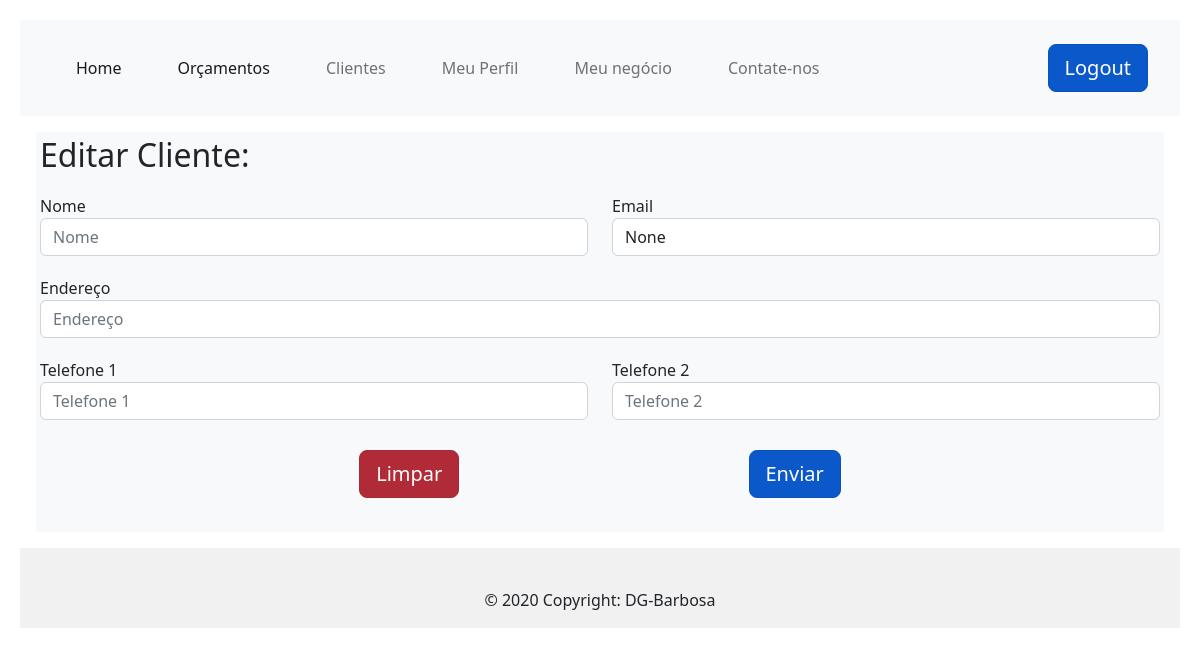
Before: /edit/1 (signed in) with the older database file.
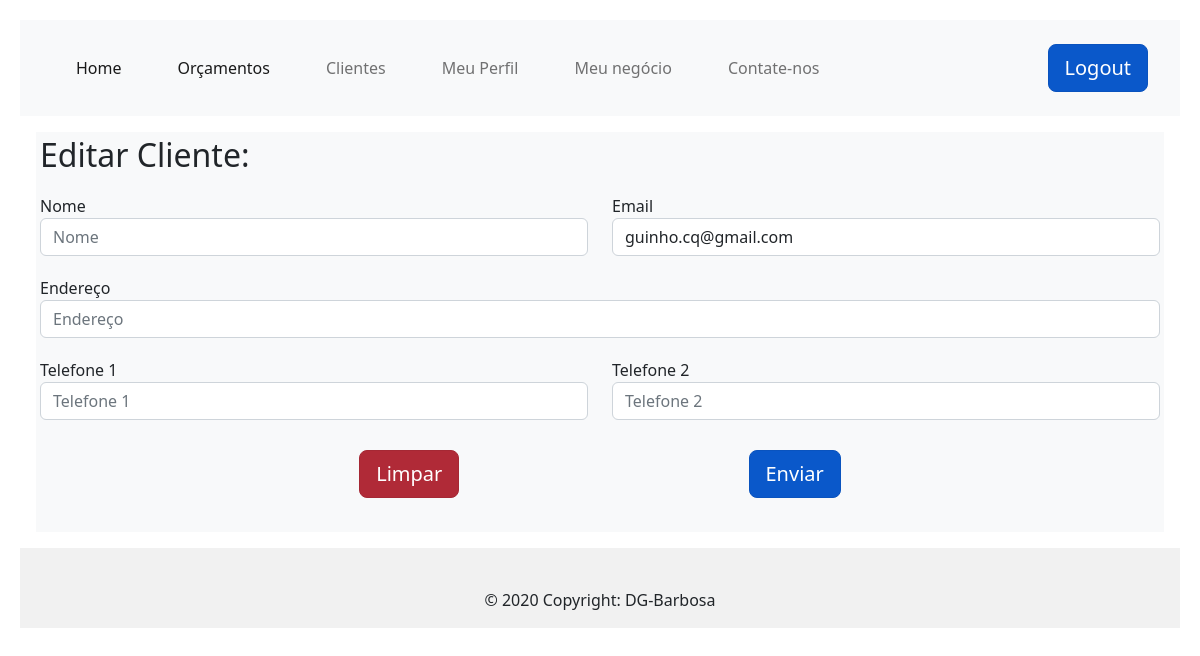
After: the same page with the newer database file.
### app/models/tables.py (models this page shows, shortened)
class Clients(db.Model):
    _tablename__ = "clients"
    id = db.Column(db.Integer, primary_key=True, autoincrement=True)
    name = db.Column(db.String(150))
    email = db.Column(db.String, unique=True)
    address = db.Column(db.String)
    phone = db.Column(db.String)
    phone2 = db.Column(db.String)

### app/controllers/default.py (the view, shortened to what this page needs)
@app.route("/edit/<int:id>", methods=['GET','POST'])
def edit(id):
    client = Clients.query.get(id)
    return render_template("editClient.html", client=client,
    title="Editar Cliente")

### app/controllers/default.py (called while the page is built)
@lm.user_loader
def load_user(id):
    return User.query.filter_by(id=id).first()

### app/models/tables.py (called while the page is built)
    @property
    def is_authenticated(self):
        return True

### app/templates/editClient.html
{% extends "base.html" %}
{% block conteudo %}
<div class="position-relative overflow-hidden p-3 p-md-1 m-md-3 bg-light">
    <h2>Editar Cliente: {{ client.nome }}</h2>
    <form action="/edit/{{ client.id }}" method="POST">
        <div class=" row" style="margin-top: 20px; margin-bottom: 0px">
            <div class="col">
                <label for="">Nome</label>
                <input type="text" id="nome" name="nome" class="form-control" placeholder="Nome" value="{{ client.nome }}">
            </div>
            <div class="col">
                <label for="">Email</label>
                <input type="text" name="email" id="email" class="form-control" placeholder="exemplo@email.com" value="{{ client.email }}">
            </div>
        </div>
        <div class="row" style="margin-top: 20px;">
            <div class="col">
                <label for="">Endereço</label>
                <input type="text" class="form-control" id="endereco" name="endereco" placeholder="Endereço" value="{{ client.endereco }}">
            </div>
        </div>
        <div class="row" style="margin-top: 20px;">
            <div class="col">
                <label for="">Telefone 1</label>
                <input type="tel" class="form-control" placeholder="Telefone 1" id="telefone" name="telefone" value="{{ client.telefone }}">
            </div>
            <div class="col">
                <label for="">Telefone 2</label>
                <input type="tel" class="form-control" placeholder="Telefone 2" id="telefone2" name="telefone2" value="{{ client.telefone2 }}">
            </div>
        </div>
        <div class="buttons" style="display: flex; justify-content: space-evenly; margin: 30px;">
            <input type="reset" class="btn btn-danger btn-lg active" name="limpar" value="Limpar">
            <input class="btn btn-primary btn-lg active" type="submit" value="Enviar">
        </div>
    </form>
{% endblock conteudo %}

### app/templates/base.html (shortened to what this page needs)
<!doctype html>
<html lang="pt-br">
<head>
  <link rel=stylesheet type=text/css href="{{ url_for('static', filename='css/style.css') }}">
  <link href="https://cdn.jsdelivr.net/npm/bootstrap@5.2.3/dist/css/bootstrap.min.css" rel="stylesheet"
>
</head>
<body>
  <nav class="navbar navbar-expand-lg bg-light">
    <div class="container-fluid">
      <div class="collapse navbar-collapse" id="navbarNav">
        <ul class="navbar-nav">
          <li class="nav-item">
            <a class="nav-link active" aria-current="page" href="/">Home</a>
          </li>
          <li class="nav-item">
            <a class="nav-link active" aria-current="page" href="/orcamentos">Orçamentos</a>
          </li>
          <li class="nav-item">
            <a class="nav-link" href="/clients">Clientes</a>
          </li>
          <li class="nav-item">
            <a class="nav-link" href="/perfil">Meu Perfil</a>
          </li>
          <li class="nav-item">
            <a class="nav-link" href="/negocio">Meu negócio</a>
          </li>
          <li class="nav-item">
            <a class="nav-link" href="/contatos">Contate-nos</a>
          </li>
        </ul>
        <div class="login">
          {% if current_user.is_authenticated %}
          <a href="{{ url_for('logout') }}" class="btn btn-primary btn-lg active" role="button"
            aria-pressed="true">Logout</a>
          {% else %}
          <a href="{{ url_for('login') }}" class="btn btn-primary btn-lg active" role="button"
            aria-pressed="true">Login</a>
          <a href="#" class="btn btn-secondary btn-lg active" role="button" aria-pressed="true">Inscrever-se</a>
          {% endif %}
        </div>
      </div>
    </div>
  </nav>
  {% if current_user.is_authenticated %}
  <div >
    {% block conteudo %}
    {% endblock %}
  </div>
  {% endif %}
  <footer class="text-center text-white" style="background-color: #f1f1f1;">
    <div class="container pt-4">
      <div class="text-center text-dark p-3">
        © 2020 Copyright: DG-Barbosa
      </div>
  </footer>
</body>
</html>

### app/static/css/style.css (style rules this page uses)
body { padding: 20px; background-color: black; }
.nav-item { padding: 20px; }
a:link { text-decoration: none; }
.login { margin-left: 200px; }

Changed rows visible on the page:
changed Clients: email "None" → "guinho.cq@gmail.com"
